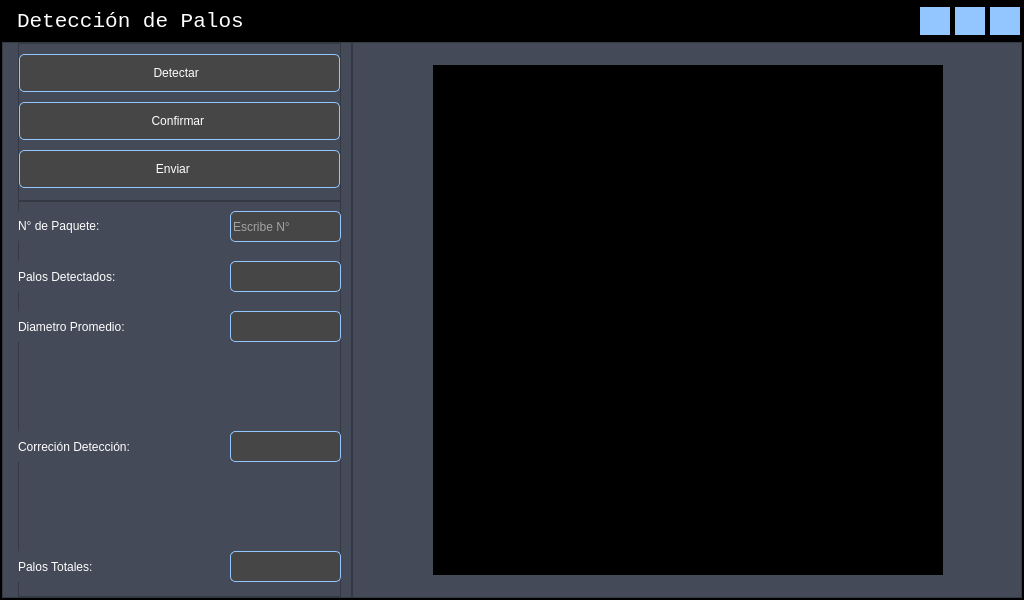
<?xml version="1.0" encoding="UTF-8"?>
<ui version="4.0">
 <class>MainWindow</class>
 <widget class="QMainWindow" name="MainWindow">
  <property name="geometry">
   <rect>
    <x>0</x>
    <y>0</y>
    <width>1024</width>
    <height>600</height>
   </rect>
  </property>
  <property name="windowTitle">
   <string>MainWindow</string>
  </property>
  <property name="styleSheet">
   <string notr="true"/>
  </property>
  <widget class="QWidget" name="centralwidget">
   <property name="styleSheet">
    <string notr="true">background-color: rgb(0, 0, 0);</string>
   </property>
   <layout class="QVBoxLayout" name="verticalLayout">
    <property name="spacing">
     <number>0</number>
    </property>
    <property name="leftMargin">
     <number>0</number>
    </property>
    <property name="topMargin">
     <number>0</number>
    </property>
    <property name="rightMargin">
     <number>0</number>
    </property>
    <property name="bottomMargin">
     <number>0</number>
    </property>
    <item>
     <widget class="QFrame" name="frame">
      <property name="styleSheet">
       <string notr="true">QLabel{
color:rgb(255, 255,255);
}</string>
      </property>
      <property name="frameShape">
       <enum>QFrame::StyledPanel</enum>
      </property>
      <property name="frameShadow">
       <enum>QFrame::Raised</enum>
      </property>
      <layout class="QVBoxLayout" name="verticalLayout_2" stretch="1,0">
       <property name="spacing">
        <number>0</number>
       </property>
       <property name="leftMargin">
        <number>0</number>
       </property>
       <property name="topMargin">
        <number>0</number>
       </property>
       <property name="rightMargin">
        <number>0</number>
       </property>
       <property name="bottomMargin">
        <number>0</number>
       </property>
       <item>
        <widget class="QFrame" name="frame_superior">
         <property name="maximumSize">
          <size>
           <width>16777215</width>
           <height>40</height>
          </size>
         </property>
         <property name="styleSheet">
          <string notr="true">QFrame{
background-color: rgb(0, 0, 0);
}

QPushButton{
border:0px;
background-color:#93C6FF;
}

QPushButton:hover{
border:5px;
border-color:rgb(170, 4, 7);
background-color: rgb(170, 4, 7);
}
QLabel{
font: 16pt &quot;Consolas&quot;;
}
</string>
         </property>
         <property name="frameShape">
          <enum>QFrame::StyledPanel</enum>
         </property>
         <property name="frameShadow">
          <enum>QFrame::Raised</enum>
         </property>
         <layout class="QHBoxLayout" name="horizontalLayout">
          <property name="spacing">
           <number>5</number>
          </property>
          <property name="leftMargin">
           <number>15</number>
          </property>
          <property name="topMargin">
           <number>5</number>
          </property>
          <property name="rightMargin">
           <number>2</number>
          </property>
          <property name="bottomMargin">
           <number>5</number>
          </property>
          <item>
           <widget class="QLabel" name="label">
            <property name="font">
             <font>
              <family>Consolas</family>
              <pointsize>16</pointsize>
              <italic>false</italic>
              <bold>false</bold>
             </font>
            </property>
            <property name="styleSheet">
             <string notr="true">

</string>
            </property>
            <property name="text">
             <string>Detección de Palos </string>
            </property>
           </widget>
          </item>
          <item>
           <spacer name="horizontalSpacer">
            <property name="orientation">
             <enum>Qt::Horizontal</enum>
            </property>
            <property name="sizeHint" stdset="0">
             <size>
              <width>477</width>
              <height>17</height>
             </size>
            </property>
           </spacer>
          </item>
          <item>
           <widget class="QPushButton" name="button_minimize">
            <property name="maximumSize">
             <size>
              <width>30</width>
              <height>30</height>
             </size>
            </property>
            <property name="styleSheet">
             <string notr="true"/>
            </property>
            <property name="text">
             <string/>
            </property>
            <property name="icon">
             <iconset>
              <normaloff>images/minimizar.png</normaloff>images/minimizar.png</iconset>
            </property>
            <property name="iconSize">
             <size>
              <width>25</width>
              <height>25</height>
             </size>
            </property>
           </widget>
          </item>
          <item>
           <widget class="QPushButton" name="button_maximize">
            <property name="maximumSize">
             <size>
              <width>30</width>
              <height>30</height>
             </size>
            </property>
            <property name="styleSheet">
             <string notr="true"/>
            </property>
            <property name="text">
             <string/>
            </property>
            <property name="icon">
             <iconset>
              <normaloff>images/maximizar.png</normaloff>images/maximizar.png</iconset>
            </property>
            <property name="iconSize">
             <size>
              <width>25</width>
              <height>25</height>
             </size>
            </property>
           </widget>
          </item>
          <item>
           <widget class="QPushButton" name="button_close">
            <property name="maximumSize">
             <size>
              <width>30</width>
              <height>30</height>
             </size>
            </property>
            <property name="styleSheet">
             <string notr="true"/>
            </property>
            <property name="text">
             <string/>
            </property>
            <property name="icon">
             <iconset>
              <normaloff>images/cerrar.png</normaloff>images/cerrar.png</iconset>
            </property>
            <property name="iconSize">
             <size>
              <width>25</width>
              <height>25</height>
             </size>
            </property>
           </widget>
          </item>
         </layout>
        </widget>
       </item>
       <item>
        <widget class="QFrame" name="frame_inferior">
         <property name="styleSheet">
          <string notr="true"/>
         </property>
         <property name="frameShape">
          <enum>QFrame::StyledPanel</enum>
         </property>
         <property name="frameShadow">
          <enum>QFrame::Raised</enum>
         </property>
         <layout class="QHBoxLayout" name="horizontalLayout_2">
          <property name="spacing">
           <number>0</number>
          </property>
          <property name="leftMargin">
           <number>0</number>
          </property>
          <property name="topMargin">
           <number>0</number>
          </property>
          <property name="rightMargin">
           <number>0</number>
          </property>
          <property name="bottomMargin">
           <number>0</number>
          </property>
          <item>
           <widget class="QFrame" name="frame_datos">
            <property name="minimumSize">
             <size>
              <width>350</width>
              <height>0</height>
             </size>
            </property>
            <property name="styleSheet">
             <string notr="true">QFrame{
background-color: rgb(69, 74, 88);
}
</string>
            </property>
            <property name="frameShape">
             <enum>QFrame::StyledPanel</enum>
            </property>
            <property name="frameShadow">
             <enum>QFrame::Raised</enum>
            </property>
            <layout class="QVBoxLayout" name="verticalLayout_4" stretch="2,5">
             <property name="spacing">
              <number>0</number>
             </property>
             <property name="leftMargin">
              <number>15</number>
             </property>
             <property name="topMargin">
              <number>0</number>
             </property>
             <property name="rightMargin">
              <number>10</number>
             </property>
             <property name="bottomMargin">
              <number>0</number>
             </property>
             <item>
              <widget class="QFrame" name="frame_botones">
               <property name="styleSheet">
                <string notr="true">QFrame{
background-color: rgb(69, 74, 88);
}

QPushButton{
font: 16pt &quot;Consolas&quot;;
color:rgb(255, 255,255);
border:1px solid #93C6FF;
background-color: rgb(70, 70, 70);
border-radius:5px;

}
QPushButton:hover{
background-color: rgb(0, 0, 0);
border:1px solid #93C6FF;
}
</string>
               </property>
               <property name="frameShape">
                <enum>QFrame::StyledPanel</enum>
               </property>
               <property name="frameShadow">
                <enum>QFrame::Raised</enum>
               </property>
               <layout class="QVBoxLayout" name="verticalLayout_5">
                <property name="spacing">
                 <number>0</number>
                </property>
                <property name="leftMargin">
                 <number>0</number>
                </property>
                <property name="topMargin">
                 <number>0</number>
                </property>
                <property name="rightMargin">
                 <number>0</number>
                </property>
                <property name="bottomMargin">
                 <number>0</number>
                </property>
                <item>
                 <widget class="QPushButton" name="button_detect">
                  <property name="minimumSize">
                   <size>
                    <width>0</width>
                    <height>38</height>
                   </size>
                  </property>
                  <property name="layoutDirection">
                   <enum>Qt::RightToLeft</enum>
                  </property>
                  <property name="text">
                   <string>Detectar  </string>
                  </property>
                  <property name="icon">
                   <iconset>
                    <normaloff>images/inteligencia-artificial.png</normaloff>images/inteligencia-artificial.png</iconset>
                  </property>
                  <property name="iconSize">
                   <size>
                    <width>35</width>
                    <height>35</height>
                   </size>
                  </property>
                 </widget>
                </item>
                <item>
                 <widget class="QPushButton" name="button_conf">
                  <property name="minimumSize">
                   <size>
                    <width>0</width>
                    <height>38</height>
                   </size>
                  </property>
                  <property name="layoutDirection">
                   <enum>Qt::RightToLeft</enum>
                  </property>
                  <property name="text">
                   <string>Confirmar </string>
                  </property>
                  <property name="icon">
                   <iconset>
                    <normaloff>images/confirmar.png</normaloff>images/confirmar.png</iconset>
                  </property>
                  <property name="iconSize">
                   <size>
                    <width>35</width>
                    <height>35</height>
                   </size>
                  </property>
                 </widget>
                </item>
                <item>
                 <widget class="QPushButton" name="button_send">
                  <property name="minimumSize">
                   <size>
                    <width>0</width>
                    <height>38</height>
                   </size>
                  </property>
                  <property name="layoutDirection">
                   <enum>Qt::RightToLeft</enum>
                  </property>
                  <property name="text">
                   <string>Enviar    </string>
                  </property>
                  <property name="icon">
                   <iconset>
                    <normaloff>images/enviar.png</normaloff>images/enviar.png</iconset>
                  </property>
                  <property name="iconSize">
                   <size>
                    <width>30</width>
                    <height>30</height>
                   </size>
                  </property>
                 </widget>
                </item>
               </layout>
              </widget>
             </item>
             <item>
              <widget class="QFrame" name="frame_datos2">
               <property name="styleSheet">
                <string notr="true">QFrame{
background-color: rgb(69, 74, 88);
}
QPushButton{
background-color: rgb(69, 74, 88);
border-radius:30px;
}
QPushButton:hover{
background-color: rgb(0, 0, 0);
}
QLabel{
font: 14pt &quot;Consolas&quot;;
color: rgb(255, 255,255);
}

QLineEdit{
border:1px solid #93C6FF;
border-radius:5px;
background-color: rgb(70, 70, 70);
font: 13pt &quot;Consolas&quot;;
color: rgb(255, 255,255);
}

QTextBrowser{
border-radius:5px;
border:1px solid #93C6FF;
background-color: rgb(70, 70, 70);
font: 13pt &quot;Consolas&quot;;
color: rgb(255, 255,255);
}</string>
               </property>
               <property name="frameShape">
                <enum>QFrame::StyledPanel</enum>
               </property>
               <property name="frameShadow">
                <enum>QFrame::Raised</enum>
               </property>
               <widget class="QLabel" name="label_3">
                <property name="geometry">
                 <rect>
                  <x>0</x>
                  <y>60</y>
                  <width>181</width>
                  <height>31</height>
                 </rect>
                </property>
                <property name="text">
                 <string>Palos Detectados:</string>
                </property>
               </widget>
               <widget class="QLabel" name="label_4">
                <property name="geometry">
                 <rect>
                  <x>0</x>
                  <y>110</y>
                  <width>191</width>
                  <height>31</height>
                 </rect>
                </property>
                <property name="text">
                 <string>Diametro Promedio:</string>
                </property>
               </widget>
               <widget class="QLabel" name="label_5">
                <property name="geometry">
                 <rect>
                  <x>0</x>
                  <y>350</y>
                  <width>181</width>
                  <height>31</height>
                 </rect>
                </property>
                <property name="text">
                 <string>Palos Totales:</string>
                </property>
               </widget>
               <widget class="QLabel" name="label_6">
                <property name="geometry">
                 <rect>
                  <x>0</x>
                  <y>10</y>
                  <width>221</width>
                  <height>30</height>
                 </rect>
                </property>
                <property name="text">
                 <string>N° de Paquete:</string>
                </property>
               </widget>
               <widget class="QPushButton" name="button_plas">
                <property name="geometry">
                 <rect>
                  <x>235</x>
                  <y>162</y>
                  <width>60</width>
                  <height>60</height>
                 </rect>
                </property>
                <property name="styleSheet">
                 <string notr="true">
</string>
                </property>
                <property name="text">
                 <string/>
                </property>
                <property name="icon">
                 <iconset>
                  <normaloff>images/mas (2).png</normaloff>images/mas (2).png</iconset>
                </property>
                <property name="iconSize">
                 <size>
                  <width>70</width>
                  <height>70</height>
                 </size>
                </property>
               </widget>
               <widget class="QTextBrowser" name="out_sticks">
                <property name="geometry">
                 <rect>
                  <x>212</x>
                  <y>60</y>
                  <width>111</width>
                  <height>31</height>
                 </rect>
                </property>
                <property name="font">
                 <font>
                  <family>Consolas</family>
                  <pointsize>13</pointsize>
                  <italic>false</italic>
                  <bold>false</bold>
                 </font>
                </property>
               </widget>
               <widget class="QTextBrowser" name="out_diameter">
                <property name="geometry">
                 <rect>
                  <x>212</x>
                  <y>110</y>
                  <width>111</width>
                  <height>31</height>
                 </rect>
                </property>
               </widget>
               <widget class="QTextBrowser" name="out_correction">
                <property name="geometry">
                 <rect>
                  <x>212</x>
                  <y>230</y>
                  <width>111</width>
                  <height>31</height>
                 </rect>
                </property>
               </widget>
               <widget class="QTextBrowser" name="out_total">
                <property name="geometry">
                 <rect>
                  <x>212</x>
                  <y>350</y>
                  <width>111</width>
                  <height>31</height>
                 </rect>
                </property>
               </widget>
               <widget class="QLineEdit" name="in_npackge">
                <property name="geometry">
                 <rect>
                  <x>212</x>
                  <y>10</y>
                  <width>111</width>
                  <height>31</height>
                 </rect>
                </property>
                <property name="styleSheet">
                 <string notr="true"/>
                </property>
                <property name="text">
                 <string/>
                </property>
                <property name="placeholderText">
                 <string>Escribe N°</string>
                </property>
               </widget>
               <widget class="QPushButton" name="button_less">
                <property name="geometry">
                 <rect>
                  <x>235</x>
                  <y>270</y>
                  <width>60</width>
                  <height>60</height>
                 </rect>
                </property>
                <property name="sizePolicy">
                 <sizepolicy hsizetype="Fixed" vsizetype="Fixed">
                  <horstretch>0</horstretch>
                  <verstretch>0</verstretch>
                 </sizepolicy>
                </property>
                <property name="layoutDirection">
                 <enum>Qt::LeftToRight</enum>
                </property>
                <property name="styleSheet">
                 <string notr="true"/>
                </property>
                <property name="text">
                 <string/>
                </property>
                <property name="icon">
                 <iconset>
                  <normaloff>images/menos (1).png</normaloff>images/menos (1).png</iconset>
                </property>
                <property name="iconSize">
                 <size>
                  <width>70</width>
                  <height>70</height>
                 </size>
                </property>
               </widget>
               <widget class="QLabel" name="label_7">
                <property name="geometry">
                 <rect>
                  <x>0</x>
                  <y>230</y>
                  <width>211</width>
                  <height>31</height>
                 </rect>
                </property>
                <property name="text">
                 <string>Correción Detección:</string>
                </property>
               </widget>
              </widget>
             </item>
            </layout>
           </widget>
          </item>
          <item>
           <widget class="QFrame" name="frame_imagen">
            <property name="minimumSize">
             <size>
              <width>650</width>
              <height>552</height>
             </size>
            </property>
            <property name="styleSheet">
             <string notr="true">QFrame{
background-color: rgb(69, 74, 88);
}
</string>
            </property>
            <property name="frameShape">
             <enum>QFrame::StyledPanel</enum>
            </property>
            <property name="frameShadow">
             <enum>QFrame::Raised</enum>
            </property>
            <layout class="QVBoxLayout" name="verticalLayout_3">
             <property name="spacing">
              <number>0</number>
             </property>
             <property name="leftMargin">
              <number>80</number>
             </property>
             <property name="topMargin">
              <number>0</number>
             </property>
             <property name="rightMargin">
              <number>0</number>
             </property>
             <property name="bottomMargin">
              <number>0</number>
             </property>
             <item>
              <widget class="QStackedWidget" name="stackedWidget">
               <property name="maximumSize">
                <size>
                 <width>510</width>
                 <height>510</height>
                </size>
               </property>
               <property name="styleSheet">
                <string notr="true">background-color: #93C6FF;

QLabel:{
background-color: rgb(0, 0, 0);

}</string>
               </property>
               <property name="currentIndex">
                <number>1</number>
               </property>
               <widget class="QWidget" name="camara">
                <widget class="QLabel" name="out_camara">
                 <property name="geometry">
                  <rect>
                   <x>5</x>
                   <y>5</y>
                   <width>500</width>
                   <height>500</height>
                  </rect>
                 </property>
                 <property name="minimumSize">
                  <size>
                   <width>500</width>
                   <height>500</height>
                  </size>
                 </property>
                 <property name="styleSheet">
                  <string notr="true">QLabel{
background-color: rgb(0, 0, 0);
}</string>
                 </property>
                 <property name="text">
                  <string/>
                 </property>
                 <property name="alignment">
                  <set>Qt::AlignCenter</set>
                 </property>
                </widget>
               </widget>
               <widget class="QWidget" name="detection">
                <widget class="QLabel" name="out_processing">
                 <property name="geometry">
                  <rect>
                   <x>5</x>
                   <y>5</y>
                   <width>500</width>
                   <height>500</height>
                  </rect>
                 </property>
                 <property name="minimumSize">
                  <size>
                   <width>500</width>
                   <height>500</height>
                  </size>
                 </property>
                 <property name="styleSheet">
                  <string notr="true">QLabel{
background-color: rgb(0, 0, 0);
}</string>
                 </property>
                 <property name="text">
                  <string/>
                 </property>
                 <property name="alignment">
                  <set>Qt::AlignCenter</set>
                 </property>
                </widget>
               </widget>
              </widget>
             </item>
            </layout>
           </widget>
          </item>
         </layout>
        </widget>
       </item>
      </layout>
     </widget>
    </item>
   </layout>
  </widget>
 </widget>
 <resources/>
 <connections/>
</ui>
